Frame 1 (no input): blank canvas, image omitted
Frame 60 (no input): blank canvas, image omitted
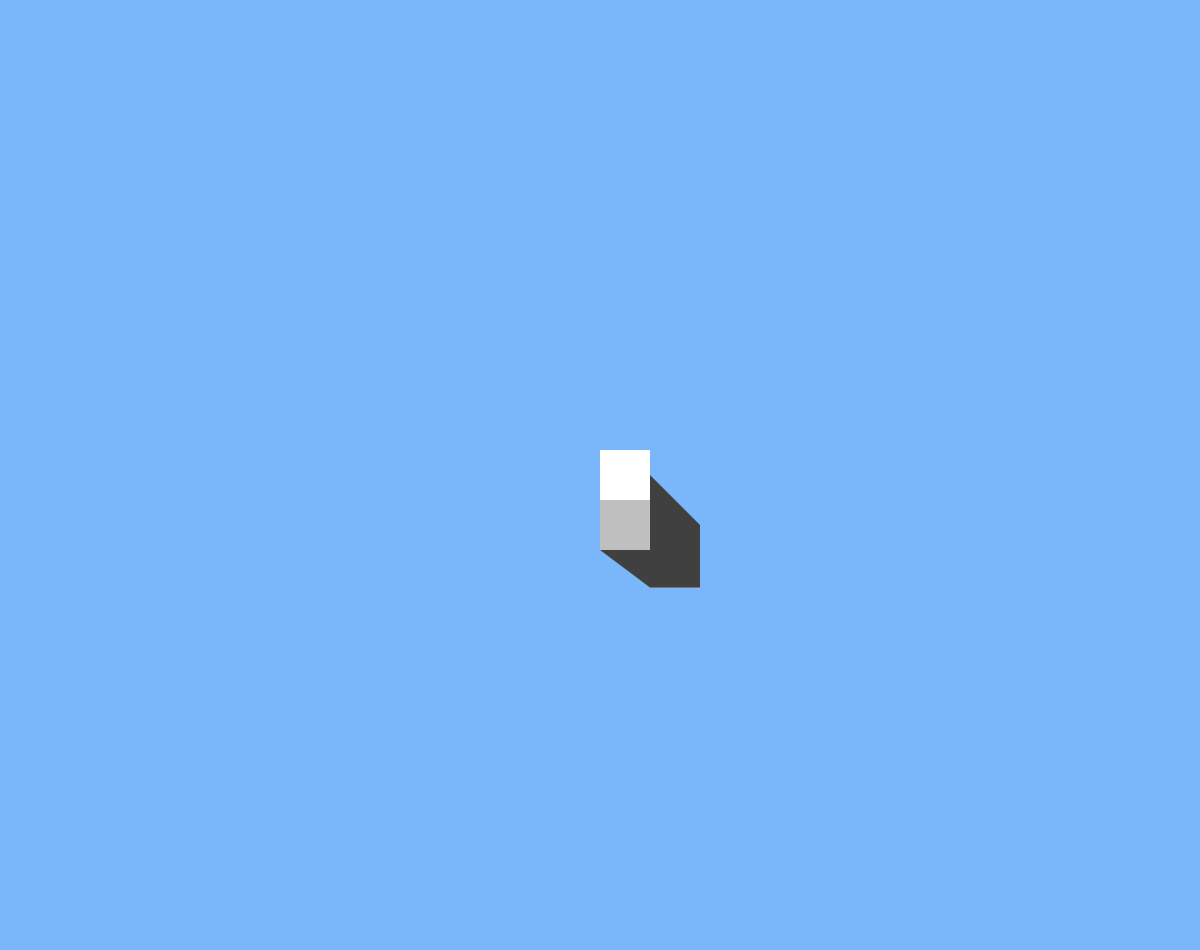
Frame 120 (the mouse pressed at the canvas centre since frame 60)

The p5.js sketch whose frames 1 and 60 were blank and that drew this single picture after the mouse press (run headless with seeded random() and noise() and a simulated clock; from frame 60 on, the mouse is pressed at the canvas centre):

// p5.js sketch
// ── sketch.js
// Made by Sander Bos

// Editable.
let wallSize = 50; // 50 is the default.





















// Not editable; just making these variables global.
let walls;
let maxPosXCount = Math.trunc((innerWidth - 150) / wallSize),
  maxPosYCount = Math.trunc((innerHeight - 240) / wallSize);
let sliderPosXCount, sliderPosYCount;
let sliderBackgroundColor, sliderCursorColor;


function setup() {

  sliderBackgroundColor = createColorPicker([122, 183, 250]).input(update);
  sliderCursorColor = createColorPicker('white').input(update);

  createCanvas(maxPosXCount * wallSize + 3 * wallSize, maxPosYCount * wallSize + 4 * wallSize);

  createWallsArray();

  // Custom walls.
  // if (maxPosXCount >= 10 && maxPosYCount >= 5) {
  //   walls[7][0] = new Wall(7, 0, wallSize, color('orange').levels);
  //   walls[8][0] = new Wall(8, 0, wallSize, color('orange').levels);
  //   walls[7][4] = new Wall(7, 4, wallSize, color('white').levels);
  //   walls[8][4] = new Wall(8, 4, wallSize, color('white').levels);
  //   walls[9][4] = new Wall(9, 4, wallSize, color('white').levels);
  //   walls[2][3] = new Wall(2, 3, wallSize, color('magenta').levels);
  //   walls[3][3] = new Wall(3, 3, wallSize, color('magenta').levels);
  // }

  update();

}


function draw() {
  if (mouseIsPressed) {
    const mouseInCanvas = mouseX > wallSize && mouseX < width - 2 * wallSize &&
      mouseY > wallSize && mouseY < height - 3 * wallSize;

    if (mouseInCanvas) {
      mouseAction();
    }
  }
}


function update() {
  background(sliderBackgroundColor.color().levels);
  for (const column of walls) {
    for (const wall of column) {
      if (wall && !Array.isArray(wall)) {
        wall.drawShadows();
      }
    }
  }

  for (const column of walls) {
    for (const wall of column) {
      if (wall && !Array.isArray(wall)) {
        wall.draw();
      }
    }
  }
}


function createWallsArray() {
  walls = [];
  for (let posX = 0; posX < maxPosXCount; posX++) {
    walls.push([]);
    for (let posY = 0; posY < maxPosYCount; posY++) {
      walls[posX].push([]);
    }
  }
}


function mouseAction() {
  const posX = floor((mouseX - wallSize) / wallSize);
  const posY = floor((mouseY - wallSize) / wallSize);

  if (mouseButton === LEFT) {
    if (walls[posX][posY] && !Array.isArray(walls[posX][posY])) {
      walls[posX][posY].rgb = sliderCursorColor.color().levels;
    } else {
      walls[posX][posY] = new Wall(posX, posY, wallSize, sliderCursorColor.color().levels);
    }
    update();
  } else if (mouseButton === RIGHT) {
    if (walls[posX][posY] && !Array.isArray(walls[posX][posY])) {
      walls[posX][posY] = [];
    }
    update();
  }
}


class Wall {

  constructor(posX, posY, size, rgb) {
    this.posX = posX;
    this.posY = posY;
    this.size = size;
    this.rgb = rgb;

    this.x = posX * size + size;
    this.y = posY * size + size * 2;
  }

  draw() {
    push();
    noStroke();

    // Side (real tile).
    fill(this.rgb[0] / 4 * 3, this.rgb[1] / 4 * 3, this.rgb[2] / 4 * 3);
    rect(this.x, this.y, this.size, this.size);
    // Top.
    fill(this.rgb);
    rect(this.x, this.y - this.size, this.size, this.size);
    pop();
  }

  drawShadows() {
    push();
    noStroke();
    // Shadow triangle below.
    fill(this.rgb[0] * 0.25, this.rgb[1] * 0.25, this.rgb[2] * 0.25);
    triangle(this.x, this.y + this.size, this.x + this.size, this.y + this.size, this.x + this.size, this.y + this.size * 1.75);
    // Shadow rectangle below to the right.
    rect(this.x + this.size, this.y + this.size, this.size, this.size * 0.75);
    // Shadow half rectangle below to the right.
    rect(this.x + this.size, this.y + this.size / 2, this.size, this.size * 0.5);
    // Shadow triangle to the right.
    triangle(this.x + this.size, this.y - this.size * 0.5, this.x + this.size, this.y + this.size * 0.5, this.x + this.size * 2, this.y + this.size * 0.5);
    pop();
  }

}


window.addEventListener('contextmenu', (e) => {
  e.preventDefault();
});
